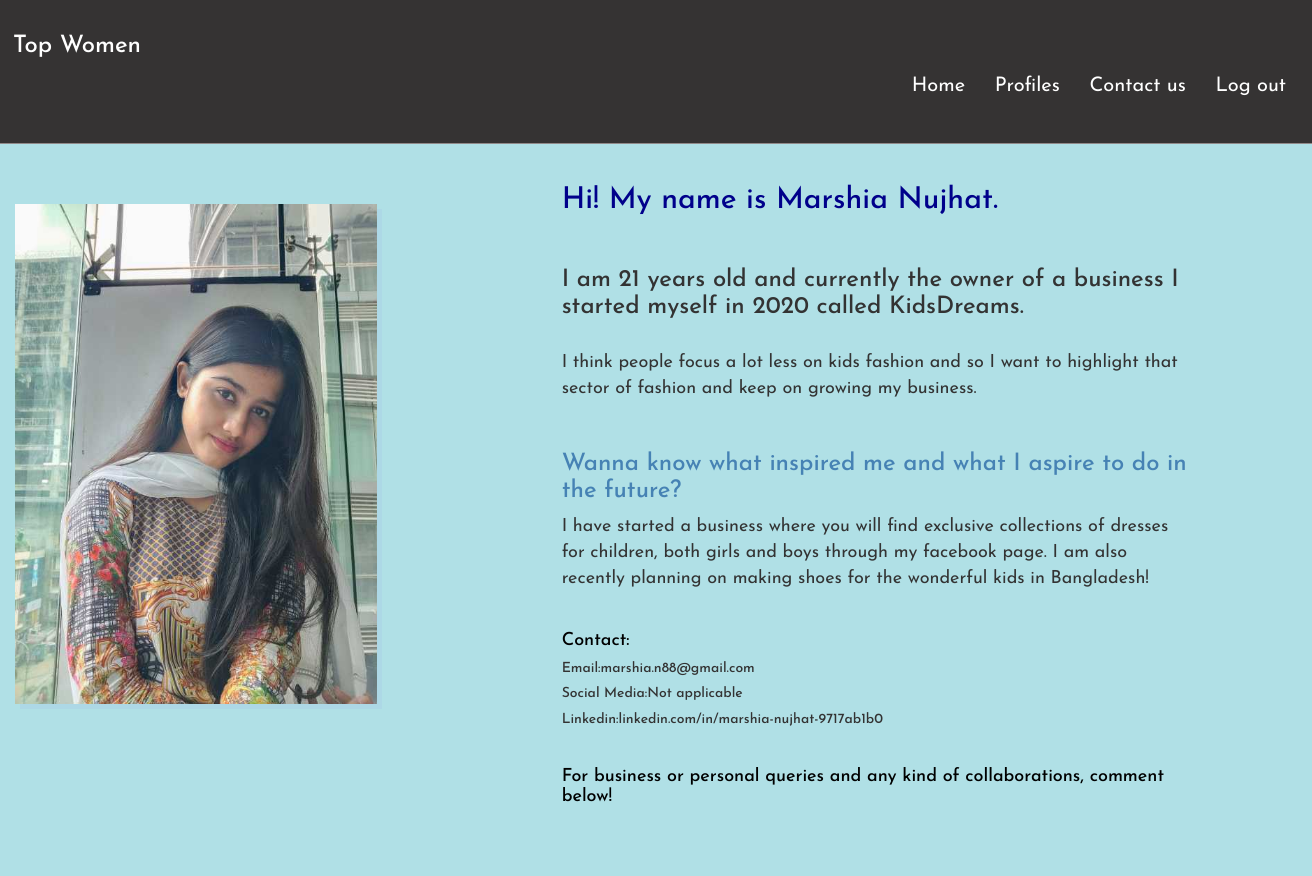
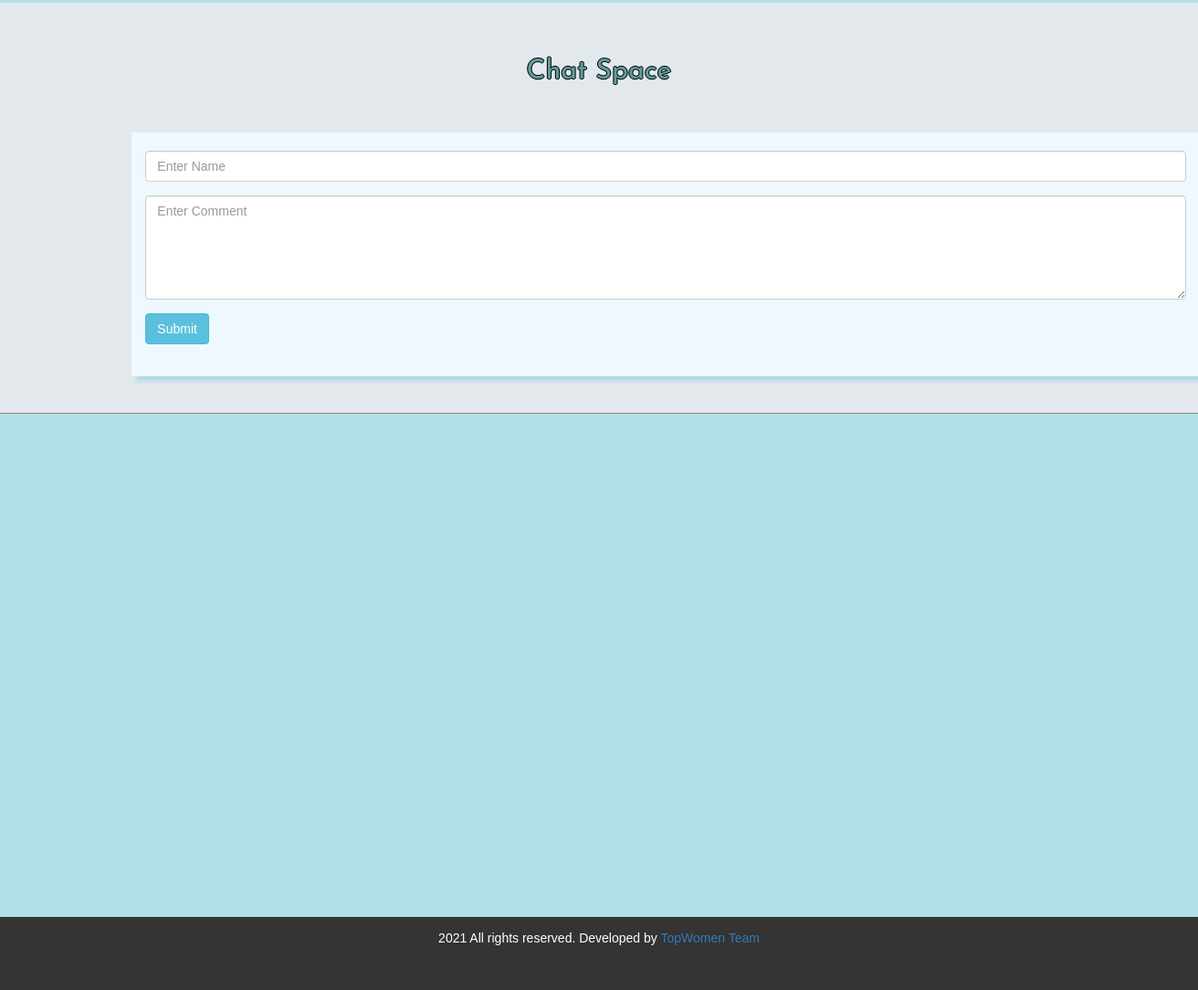
The app's page /users/profile.php?id=1 with its own data (2 pictures, top to bottom).
### tables this page shows
CREATE TABLE `women` (
  `id` int(11) NOT NULL,
  `name` varchar(50) NOT NULL,
  `age` int(10) NOT NULL,
  `business` varchar(60) NOT NULL,
  `startyear` int(10) NOT NULL,
  `details` varchar(500) NOT NULL,
  `aspirations` varchar(450) NOT NULL,
  `linkedin` varchar(100) NOT NULL,
  `email` varchar(50) NOT NULL,
  `image` varchar(255) NOT NULL,
  `socialmedia` varchar(200) NOT NULL
);

### users/profile.php (the view, shortened to what this page needs)
<?php  include('../config/constants.php');  ?>
<html>
<head>
<link rel= "stylesheet" href= "../css/admin.css">
</head>
<body style="background-color:powderblue;">
    <div class= "menu menu-center">
        <div class= "wrapup">
            <h3 id="nothing" style="color: white; font-family:Josefin Sans;">Top Women</h3>
            <ul>
                <li style="font-size:20px"><a style="color: white; font-family:Josefin Sans;" href="index.php">Home</a></li>
                <li style="font-size:20px"><a style="color: white; font-family:Josefin Sans;" href="feed.php">Profiles</a></li>
				<li style="font-size:20px"><a style="color: white; font-family:Josefin Sans;" href="contact.php">Contact us</a></li>
                <li style="font-size:20px"><a style="color: white; font-family:Josefin Sans;" href="logout.php">Log out</a></li>
        </ul>
		<br>
        </div>
</div>
<br>
<section class="my-5" >
               <?php
					 $serial= $_GET['id'];
		            $sql= "SELECT *FROM women WHERE id ='$serial'";
				    $res=mysqli_query($conn, $sql);
				      if($res== TRUE)
				     {
					    $count= mysqli_num_rows($res);
					if($count>0)
					{
				      while($rows= mysqli_fetch_assoc($res))
				      {
					     ?>
    <div class="container-fluid">
        <div class="row">
            <div class="col-lg-5 col-md-5 col-12" >
            <br><br>
                <img src=<?php echo $rows['image'] ?> class="img-fluid aboutimg"  alt="Entreprenuers Image" style="box-shadow: 5px 5px LightBlue">
            </div>
            <div class="col-lg-6 col-md-6 col-12">
            <h2 style="color: darkblue; font-family:Josefin Sans;">Hi! My name is <?php echo $rows['name'] ?>.</h2><br>
                <h3 style="font-family:Josefin Sans;"class="display-4">I am <?php echo $rows['age'] ?>
                years old and currently the owner of a business I started myself in <?php echo $rows['startyear']?> called <?php echo $rows['business']?>. </h3>
                <br>
                <p style="font-family:Josefin Sans; font-size:18px;"> <?php echo $rows['aspirations'] ?> </p><br>
                <h3 style="color: steelblue; font-family:Josefin Sans;">Wanna know what inspired me and what I aspire to do in the future?</h3>
                <p style="font-family:Josefin Sans; font-size:18px;"> <?php echo $rows['details'] ?> </p><br>
                <h4 class="py-3"><p style= "font-family:Josefin Sans; color: black">Contact:</p></h4>
						<h5><p style= "font-family:Josefin Sans;">Email:<?php echo $rows['email'] ?></p></h5>
						<h5><p style= "font-family:Josefin Sans;">Social Media:<?php echo $rows['socialmedia'] ?></p></h5>
						<h5><p style= "font-family:Josefin Sans;">Linkedin:<?php echo $rows['linkedin'] ?></p></h5>
                        <br>
                        <h4><p style= "font-family:Josefin Sans; color: black">For business or personal queries and any kind of collaborations, comment below!</p></h4><br>
                </div>
        </div>
    </div>
    <?php
				}
			}
			else{
				echo "No info of a person found!";
			 }
		}
		?>
</section>
<hr style="height:2px;border-width:0;color:gray;background-color:powderblue">
	<div class="second-content">
	<div class="wrapper">
  <h2 style="text-align:center;"><a href="#" style="font-family:Josefin Sans; color: CadetBlue;
  text-shadow: -1px 0 black, 0 1px black, 1px 0 black, 0 -1px black;">Chat Space</a></h2>
  <br><br>
  <div class="container" style="background-color: aliceblue; box-shadow: 5px 5px 5px LightBlue">
  <br>
   <form method="POST" id="comment_form">
    <div class="form-group">
     <input type="text" name="comment_name" id="comment_name" class="form-control" placeholder="Enter Name" />
    </div>
    <div class="form-group">
     <textarea name="comment_content" id="comment_content" class="form-control" placeholder="Enter Comment" rows="5"></textarea>
    </div>
    <div class="form-group">
     <input type="submit" name="submit" id="submit" class="btn btn-info" value="Submit" />
    </div>
   </form>
   <br />
  </div>
  </div>
  </div>
  <link rel="stylesheet" href="https://maxcdn.bootstrapcdn.com/bootstrap/3.3.6/css/bootstrap.min.css" />
 </head>
 <body>
<?php include('partials/footer.php'); ?>

### css/admin.css (style rules this page uses)
.aboutimg { width: 70%; height: 500px!important; }
* { margin:0; padding:0; font-family: Arial, Helvetica, sans-serif; }
#nothing { text-align : left; }
.wrapper { padding: 1%; width: 80%; margin: 0 auto; }
.wrapup { background-color: rgb(53, 51, 51); padding: 1%; width: 100%; margin: 0 auto; color:white; }
.menu-center { color: solid white; text-align : right; }
.menu { border-bottom: 1px solid rgb(145, 137, 137); }
.menu ul { list-style-type: none; }
.menu ul li { display: inline; padding: 1%; }
.menu ul li a { text-decoration: none; color: white; }
.second-content { background-color: #e2e8eb; border-bottom: 1px solid rgb(145, 137, 137); padding:2% 0; }

### records on screen
women: image (picture), name "Marshia Nujhat", age "21", startyear "2020", business "KidsDreams", aspirations "I think people focus a lot less on kids fashion and so I want to highlight that sector of fashion and keep on growing my business.", details "I have started a business where you will find exclusive collections of dresses for children, both girls and boys through my facebook page. I am also recently planning on making shoes for the wonderful kids in Bangladesh!", email "marshia.n88@gmail.com", socialmedia "Not applicable", linkedin "linkedin.com/in/marshia-nujhat-9717ab1b0"
